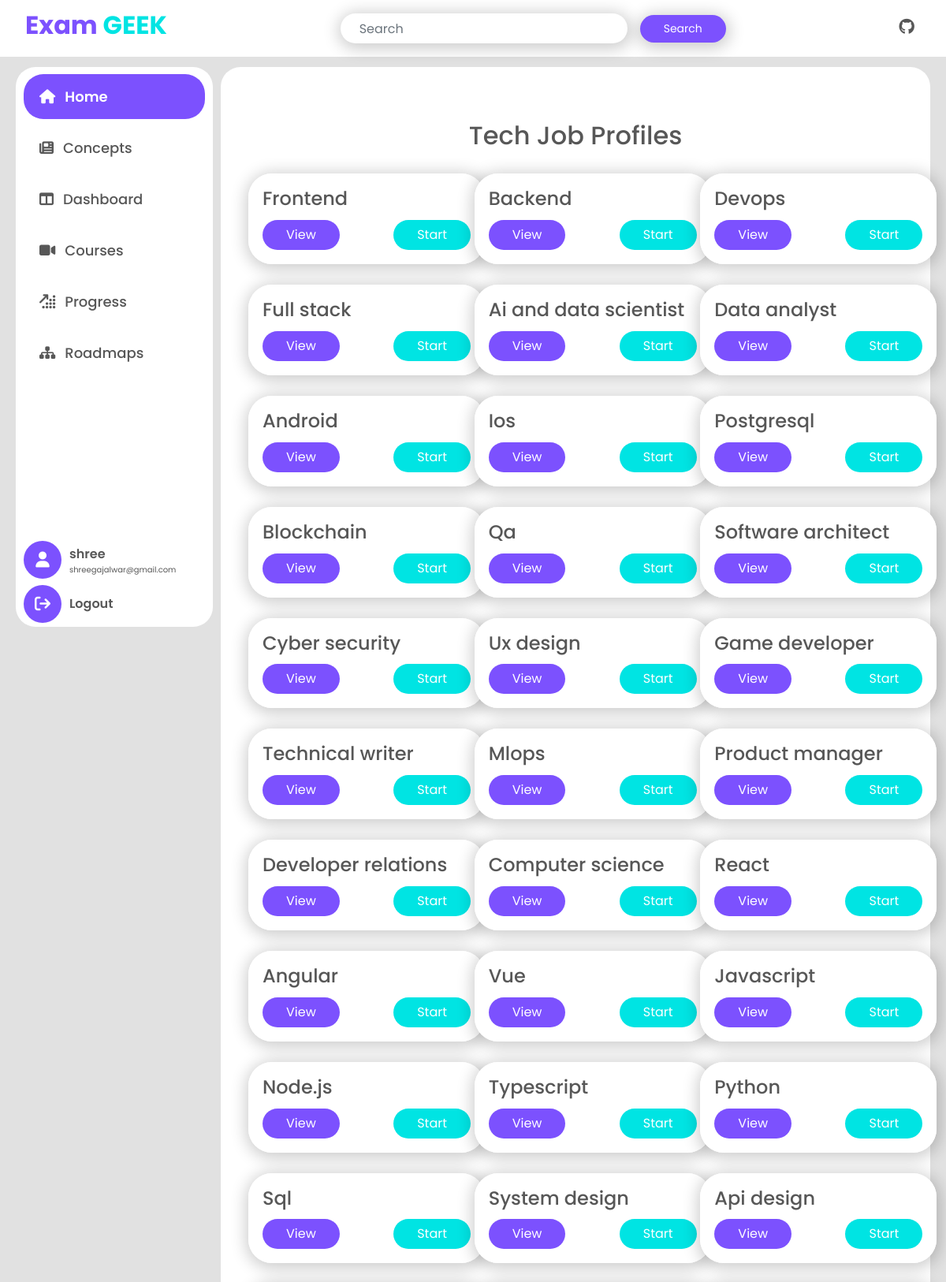
/roadmaps/ (signed in, upper part), run on the app's committed database.
### examapp/models.py (models this page shows, shortened)
class RoadMapList(models.Model):
    roadmap_name = models.CharField(max_length=255)
    skill = models.ManyToManyField(Skills)

### examapp/views.py (the view, shortened to what this page needs)
# urls.py: path('roadmaps/',views.roadmaps,name='roadmaps'),
@login_required
def roadmaps(request):
    user = request.user
    roadmap_name = request.POST.get("roadmap")
    roadmapsdb = RoadMapList.objects.all()
    context = {
        'roadmapdb': roadmapsdb
    }
    return render(request, 'examapp/roadmaps.html', context)

### examapp/templates/examapp/roadmaps.html (shortened to what this page needs)
{% extends 'base.html' %}
{% block content %}
{% include 'sidebar.html' %}
<div class="content">
    <div class="container roadmap mt-5">
        <h2 class="text-center mb-4">Tech Job Profiles</h2>
        <div class="row">
            {% for profile in roadmapdb %}
            <div class="col-md-4 mb-3">
                <div class="card">
                    <div class="card-body">
                        <h5 class="card-title">{{ profile.roadmap_name }}</h5>
                        <div class="d-flex gap-2 justify-content-between ">
                            <a href="{% url 'roadmap_detail' profile.roadmap_name %}" class="btn btn-theme">View</a>
                            <button  class="btn btn-theme-secondary start-roadmap" data-roadmap="{{profile.roadmap_name}}">Start</button>
                        </div>
                    </div>
                </div>
            </div>
            {% endfor %}
        </div>
    </div>
</div>
{% endblock  %}

### examapp/templates/sidebar.html (shortened to what this page needs)
<div class="sidebar">
   <div class="d-flex flex-column side-link">
       <a class="home " data-id="home" href="{% url 'home'%}"><i class="fa-solid fa-house"></i> <span>Home</span></a>
       <a class="news " data-id="news" href="{% url 'concepts' %}"><i class="fa-solid fa-newspaper"></i><span>Concepts</span></a>
       <a class="dashboard " data-id="dashboard" href="{% url 'dashboard' %}"><i class="fa-solid fa-table-columns"></i><span>Dashboard</span></a>
       <a class="courses" data-id="courses" href="{% url 'courses'%}"><i class="fa-solid fa-video"></i><span>Courses</span></a>
       <a class="profile" data-id="profile" href="{% url 'progress'%}"> <i class="fa-solid fa-arrow-up-right-dots"></i> <span>Progress</span></a>
       <a class="roadmaps" data-id="roadmaps" href="{% url 'roadmaps'%}"><i class="fa-solid fa-sitemap"></i><span>Roadmaps</span></a>
   </div>
   <div class="d-flex flex-column ">
        <div class="sidebar-profile mb-2">
            <div class="sidebar-profile-icon">
                <i class="fa-solid fa-user"></i>
            </div>
            <div class="sidebar-profile-content">
                <span class="sidebar-profile-name">{{ user.username }}</span>
                <span class="sidebar-profile-email">{{ user.email }}</span>
            </div>
        </div>
        <div class="sidebar-logout">
            <div class="sidebar-profile-icon">
                <a class="settings" data-id="settings" href="{% url 'logout'%}"><i class="fa-solid fa-arrow-right-from-bracket"></i></a>
            </div>
            <div class="sidebar-profile-content">
                <span class="sidebar-profile-name">Logout</span>
            </div>
        </div>
   </div>
</div>

### examapp/static/examapp/style.css (style rules this page uses)
:root { --primary: #7c51fe; --secondary: #00e4e3; --background: #e1e1e1; --text-primary: #575757; --text-heading: #333333; --text-third:#cccccc; --white:#ffffff; --inactive-tab:#00e4e446; --text-medium-opacity:#808080; --background-progress:#eeeeee; --bg-tab-hover:#7c51fe94; --selected-answer:#4CAF50; --default-question-bg:#007bff; --bookmark:#fe51b6; }
body { font-family: 'Poppins', sans-serif; background-color: var(--background); color: var(--text-primary); }
a { text-decoration: none; }
.btn-theme { background: var(--primary); border-radius: 25px; padding: 7px 30px; border: none; outline: none; text-decoration: none; color: var(--white); }
.btn-theme-secondary { background: var(--secondary); border-radius: 25px; padding: 7px 30px; border: none; outline: none; text-decoration: none; color: var(--white); }
.sidebar { height: calc(100vh - 90px); width: 250px; position: fixed; background-color: var(--white); padding: 5px 10px; color: var(--text-primary); border-radius: 25px; display: flex; flex-direction: column; justify-content: space-between; transition: all 0.5s; z-index: 5; }
.sidebar .side-link a { padding: 15px 20px; text-decoration: none; font-size: 18px; color: var(--text-primary); display: flex; align-items: center; gap: 12px; border-right: 5px solid transparent; transition: all 0.9s; border-radius: 25px; font-weight: 500; margin: 4px 0px; cursor: pointer; }
.sidebar .side-link a.active { background-color: var(--primary); color: var(--white); font-weight: 600; }
.content { margin-top: 15px; margin-left: 260px; padding: 20px; background-color: var(--white); border-radius: 25px; }
.sidebar-logout, .sidebar-profile { display: flex; gap: 10px; }
.sidebar-profile-icon { display: flex; justify-content: center; align-items: center; height: 3rem; width: 3rem; background-color: var(--primary); color: var(--white); font-size: 20px; border-radius: 50%; }
.sidebar-profile-icon a { color: var(--white); cursor: pointer; }
.sidebar-profile-content { display: flex; flex-direction: column; align-items: flex-start; justify-content: center; }
.sidebar-profile-name { font-size: 16px; font-weight: 600; }
.sidebar-profile-email { margin-top: 0px; margin-bottom: 0px; font-size: 10px; }
.roadmap .card-body { padding: 18px; }
.card { width: 300px; height: fit-content; box-shadow: 1px 3px 20px 4px rgba(0, 0, 0, 0.2); border: none; border-radius: 30px; margin: 5px 0px; }
.card-body { display: flex; flex-direction: column; justify-content: space-between; background-color: var(--white); border-radius: 30px; padding: 10px; }
.card-title { font-size: 24px; font-weight: 500; }

### examapp/static/examapp/css/glass_notify.css (style rules this page uses)
body { min-height: 100vh; }

### data on the page
RoadMapList: roadmap_name "Frontend"
RoadMapList: roadmap_name "Backend"
RoadMapList: roadmap_name "Devops"
RoadMapList: roadmap_name "Full stack"
RoadMapList: roadmap_name "Ai and data scientist"
RoadMapList: roadmap_name "Data analyst"
RoadMapList: roadmap_name "Android"
RoadMapList: roadmap_name "Ios"
RoadMapList: roadmap_name "Postgresql"
RoadMapList: roadmap_name "Blockchain"
RoadMapList: roadmap_name "Qa"
RoadMapList: roadmap_name "Software architect"
RoadMapList: roadmap_name "Cyber security"
RoadMapList: roadmap_name "Ux design"
RoadMapList: roadmap_name "Game developer"
RoadMapList: roadmap_name "Technical writer"
RoadMapList: roadmap_name "Mlops"
RoadMapList: roadmap_name "Product manager"
RoadMapList: roadmap_name "Developer relations"
RoadMapList: roadmap_name "Computer science"
RoadMapList: roadmap_name "React"
RoadMapList: roadmap_name "Angular"
RoadMapList: roadmap_name "Vue"
RoadMapList: roadmap_name "Javascript"
RoadMapList: roadmap_name "Node.js"
RoadMapList: roadmap_name "Typescript"
RoadMapList: roadmap_name "Python"
RoadMapList: roadmap_name "Sql"
RoadMapList: roadmap_name "System design"
RoadMapList: roadmap_name "Api design"

### other printed values
{{ user.username }} "shree"
{{ user.email }} "shreegajalwar@gmail.com"
